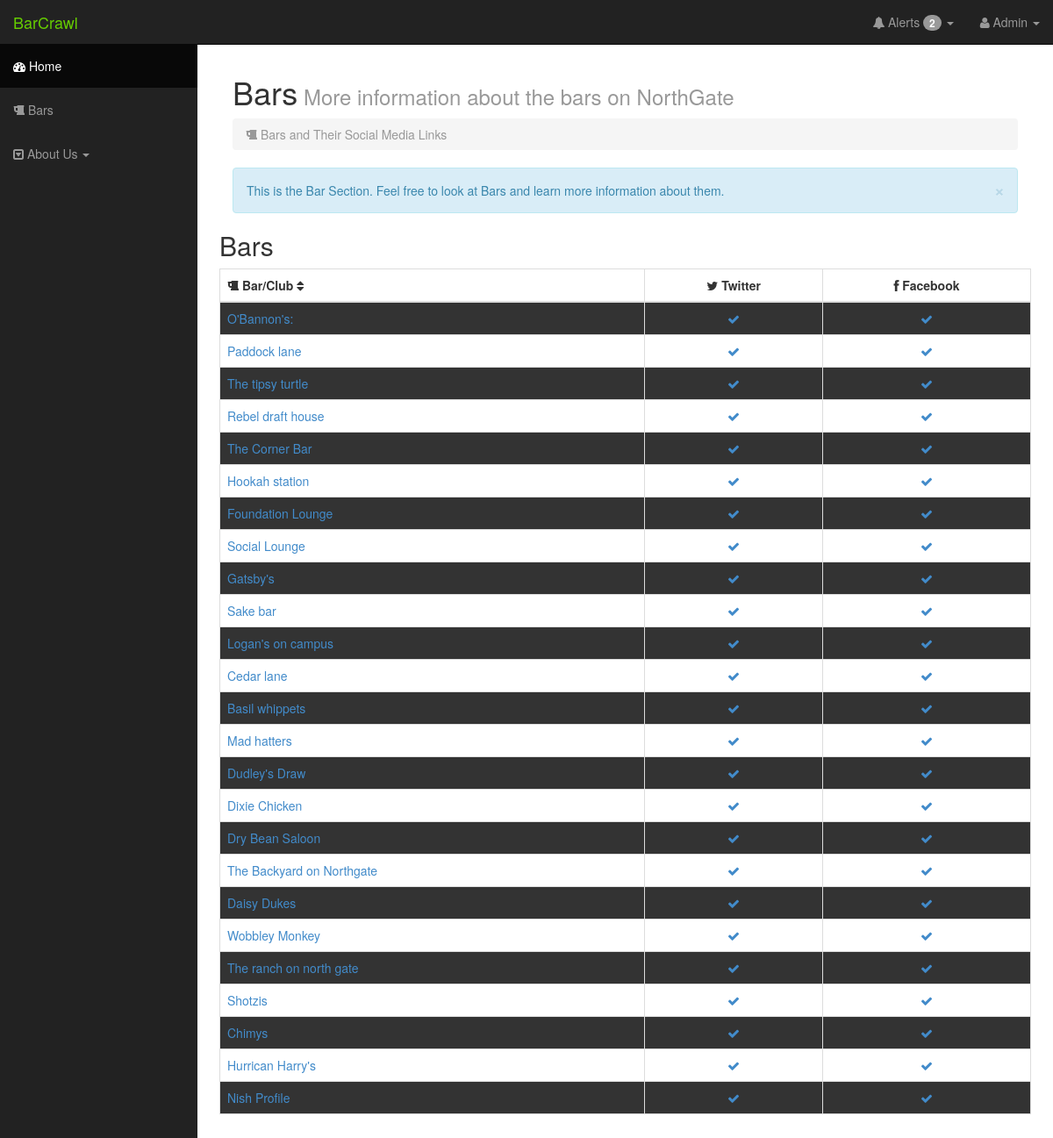
Page /twitterhandler/bars/ on the earlier database version.
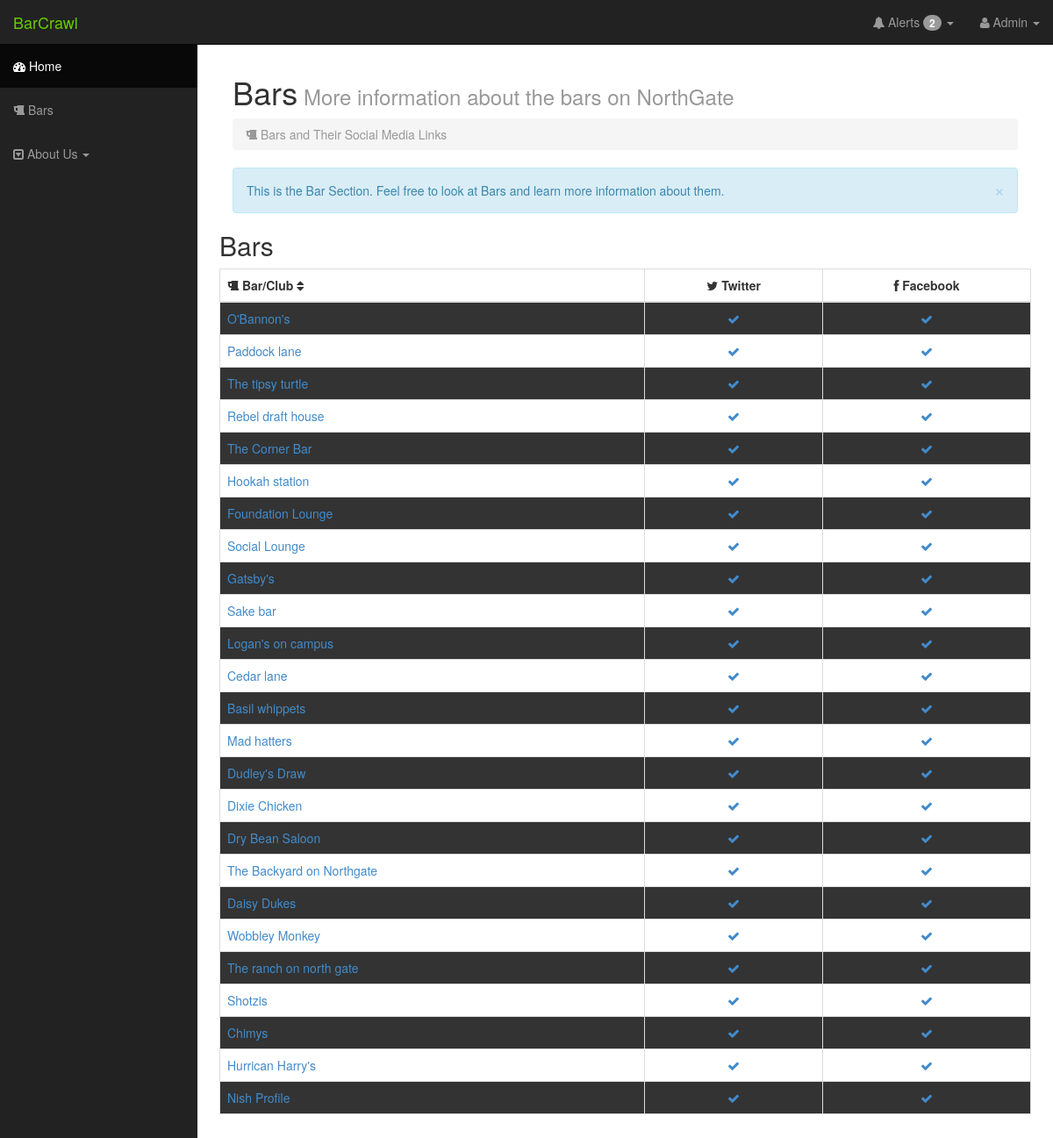
Same page on the later database version.
### location/models.py (models this page shows, shortened)
class Location(models.Model):
	country = models.CharField(max_length=50)
	city = models.CharField(max_length=50)
	place_name = models.CharField(max_length=100)
	twitter_handle = models.CharField(max_length=30,default="",help_text="The twitter handle of the location.")
	twitter_id = models.CharField(max_length=50,default="",help_text="The twitter user id of the location")
	fb_id = models.CharField(max_length=50,default="",help_text="The facebook id of the location")
	tweeter_count = models.IntegerField(default=0,help_text="Number of twitter users at the location.")
	fb_user_count = models.IntegerField(default=0,help_text="Number of fb users at the location.")
	lattitude_1 = models.FloatField(default=0)
	longitude_1 = models.FloatField(default=0)
	lattitude_2 = models.FloatField(default=0)
	longitude_2 = models.FloatField(default=0)
	lattitude_3 = models.FloatField(default=0)
	longitude_3 = models.FloatField(default=0)
	lattitude_4 = models.FloatField(default=0)
	longitude_4 = models.FloatField(default=0)
	lattitude_center = models.FloatField(default=0)
	longitude_center = models.FloatField(default=0)

### twitterhandler/views.py (the view)
def locationList(request):
	loc_list = Location.objects.order_by('-tweeter_count')
	context = { 'loc_list': loc_list}
	return render(request, 'twitterhandler/allbars.html', context)

### twitterhandler/templates/twitterhandler/allbars.html (shortened to what this page needs)
{% extends "twitterhandler/base_site.html" %}
{% block content %}
{% load static %}
<div id="row">
	<div class="col-lg-12">
		<h1>Bars<small>  More information about the bars on NorthGate</small></h1>
		<ol class="breadcrumb">
			<li class="active"><i class="fa fa-beer"></i> Bars and Their Social Media Links</li>
		</ol>
		<div class="alert alert-info alert-dismissable">
			<button type="button" class="close" data-dismiss="alert" aria-hidden="true">&times;</button>
			This is the Bar Section. Feel free to look at Bars and learn more information about them.
		</div>
	</div>
</div>
<div id="row">
	<h2> Bars </h2>
	<div class="table-responsibe">
		<table class="table table-bordered table-hover table-striped tablesorter">
			<thead>
				<tr>
					<th><span class="fa fa-beer"></span> Bar/Club <i class="fa fa-sort"></i></th>
					<th><div class="text-center"><span class="fa fa-twitter"></span> Twitter</div></th>
					<th><div class="text-center"><span class="fa fa-facebook"></span> Facebook</div></th>
				</tr>
			</thead>
			{% if loc_list %}
			<tbody>
				{% for loc in loc_list %}
					<tr>
						<td><a href="{% url 'twitterhandler:locationDetails' loc.id%}">{{ loc.place_name}}</a></td>
						{% if loc.twitter_handle != "DNE" or not loc.twitter_handle %}
							<td align="center"><a style="display:block;width:100%;height:100%;text-decoration:none;" href="http://www.twitter.com/{{loc.twitter_handle}}"><i class="fa fa-check"></i></a></td>
						{% else %}
							<td align="center"></td>
						{% endif %}
						{% if loc.fb_id != "DNE" or not loc.fb_id %}
							<td align="center"><a style="display:block;width:100%;height:100%;text-decoration:none;" href="http://www.facebook.com/{{loc.fb_id}}"><i class="fa fa-check"></i></a></td>
						{% else %}
							<td align="center"></td>
						{% endif %}
					</tr>
				{% endfor %}
			</tbody>
			{% endif %}
			</table>
	</div>
</div>
{% endblock %}

Differences in the rows shown:
changed Location: place_name "O'Bannon's:" → "O'Bannon's"
